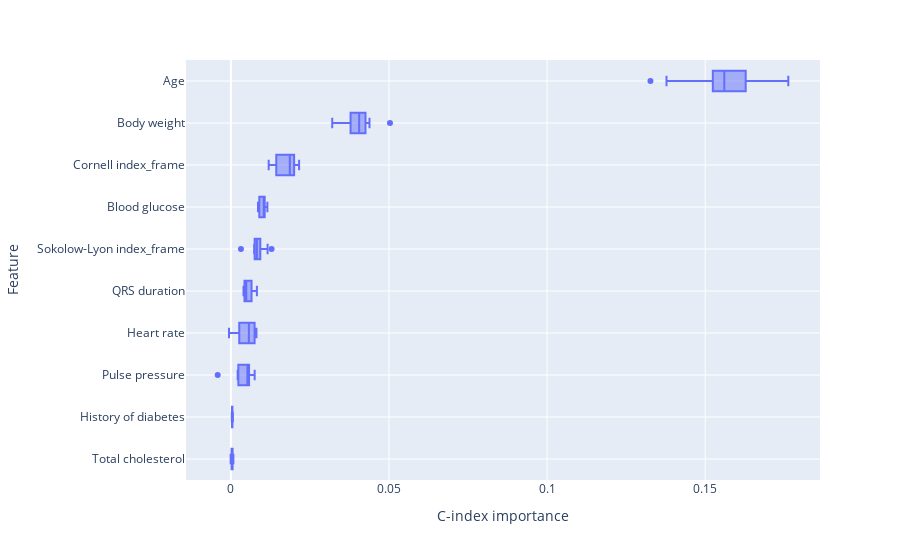

Notebook code for this chart:
### Code cell
run, result = search_latest_root_completed_run('optimized_lm', 'coxnet')

fig = show_permutation_importance(
    result[('ASCOT', 'FLEMENGHO')],
    X,
    y,
    metadata,
    train_importance=True,
    n_repeats=10,
    limit=10,
)

### Figure 1 — Plotly figure (JSON) as saved in the notebook; plotly's stock layout.template omitted (floating-point values rounded to 4 significant figures)
{"data": [{"alignmentgroup": "True", "hovertemplate": "value=%{x}<br>variable=%{y}<extra></extra>", "legendgroup": "", "marker": {"color": "#636efa"}, "name": "", "notched": false, "offsetgroup": "", "orientation": "h", "showlegend": false, "type": "box", "x": [0.0002167, -6.883e-05, 0.000446, 0.0005252, 0.0003913, 0.0005751, 0.0001076, 0.0007856, 0.0003649, 0.0005419, 0.0003594, 0.0003758, 0.0005557, 0.0003204, 0.0004285, 0.0002827, 0.0004901, 0.0006403, 0.0003585, 0.0004802, 0.007514, 0.005906, 0.005751, 0.002928, 0.005725, 0.00568, 0.002353, 0.002137, 0.004772, -0.004171, 0.002647, 0.008082, 0.008068, 0.005843, 0.005532, -0.0005955, 0.000965, 0.007499, 0.00623, 0.004606, 0.008224, 0.004293, 0.004298, 0.006532, 0.005698, 0.006837, 0.004913, 0.003992, 0.004482, 0.004814, 0.01287, 0.008633, 0.003175, 0.009301, 0.007359, 0.009246, 0.007815, 0.007519, 0.01161, 0.007636, 0.01043, 0.01154, 0.01036, 0.008576, 0.008983, 0.00881, 0.01061, 0.01078, 0.009736, 0.01069, 0.02, 0.01912, 0.01195, 0.01884, 0.0208, 0.01399, 0.02157, 0.01453, 0.01435, 0.01843, 0.03949, 0.04257, 0.03204, 0.03839, 0.04197, 0.03785, 0.04165, 0.03743, 0.04383, 0.05031, 0.1763, 0.1628, 0.1698, 0.157, 0.158, 0.155, 0.1327, 0.1524, 0.1532, 0.1378], "x0": " ", "xaxis": "x", "y": ["Total cholesterol", "Total cholesterol", "Total cholesterol", "Total cholesterol", "Total cholesterol", "Total cholesterol", "Total cholesterol", "Total cholesterol", "Total cholesterol", "Total cholesterol", "History of diabetes", "History of diabetes", "History of diabetes", "History of diabetes", "History of diabetes", "History of diabetes", "History of diabetes", "History of diabetes", "History of diabetes", "History of diabetes", "Pulse pressure", "Pulse pressure", "Pulse pressure", "Pulse pressure", "Pulse pressure", "Pulse pressure", "Pulse pressure", "Pulse pressure", "Pulse pressure", "Pulse pressure", "Heart rate", "Heart rate", "Heart rate", "Heart rate", "Heart rate", "Heart rate", "Heart rate", "Heart rate", "Heart rate", "Heart rate", "QRS duration", "QRS duration", "QRS duration", "QRS duration", "QRS duration", "QRS duration", "QRS duration", "QRS duration", "QRS duration", "QRS duration", "Sokolow-Lyon index_frame", "Sokolow-Lyon index_frame", "Sokolow-Lyon index_frame", "Sokolow-Lyon index_frame", "Sokolow-Lyon index_frame", "Sokolow-Lyon index_frame", "Sokolow-Lyon index_frame", "Sokolow-Lyon index_frame", "Sokolow-Lyon index_frame", "Sokolow-Lyon index_frame", "Blood glucose", "Blood glucose", "Blood glucose", "Blood glucose", "Blood glucose", "Blood glucose", "Blood glucose", "Blood glucose", "Blood glucose", "Blood glucose", "Cornell index_frame", "Cornell index_frame", "Cornell index_frame", "Cornell index_frame", "Cornell index_frame", "Cornell index_frame", "Cornell index_frame", "Cornell index_frame", "Cornell index_frame", "Cornell index_frame", "Body weight", "Body weight", "Body weight", "Body weight", "Body weight", "Body weight", "Body weight", "Body weight", "Body weight", "Body weight", "Age", "Age", "Age", "Age", "Age", "Age", "Age", "Age", "Age", "Age"], "y0": " ", "yaxis": "y"}], "layout": {"boxmode": "group", "legend": {"tracegroupgap": 0}, "margin": {"t": 60}, "xaxis": {"anchor": "y", "domain": [0.0, 1.0], "title": {"text": "C-index importance"}}, "yaxis": {"anchor": "x", "domain": [0.0, 1.0], "showgrid": true, "tickmode": "linear", "title": {"text": "Feature"}}}}
